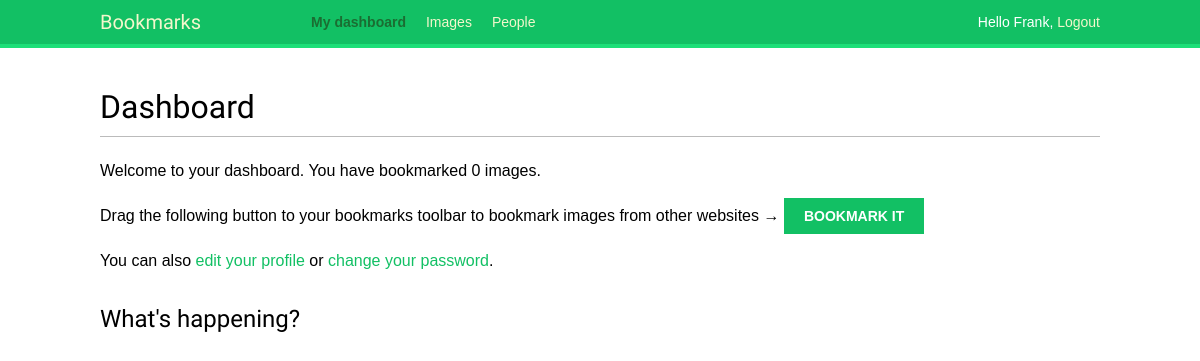
The page /account/ (signed in) on the database as committed earlier.
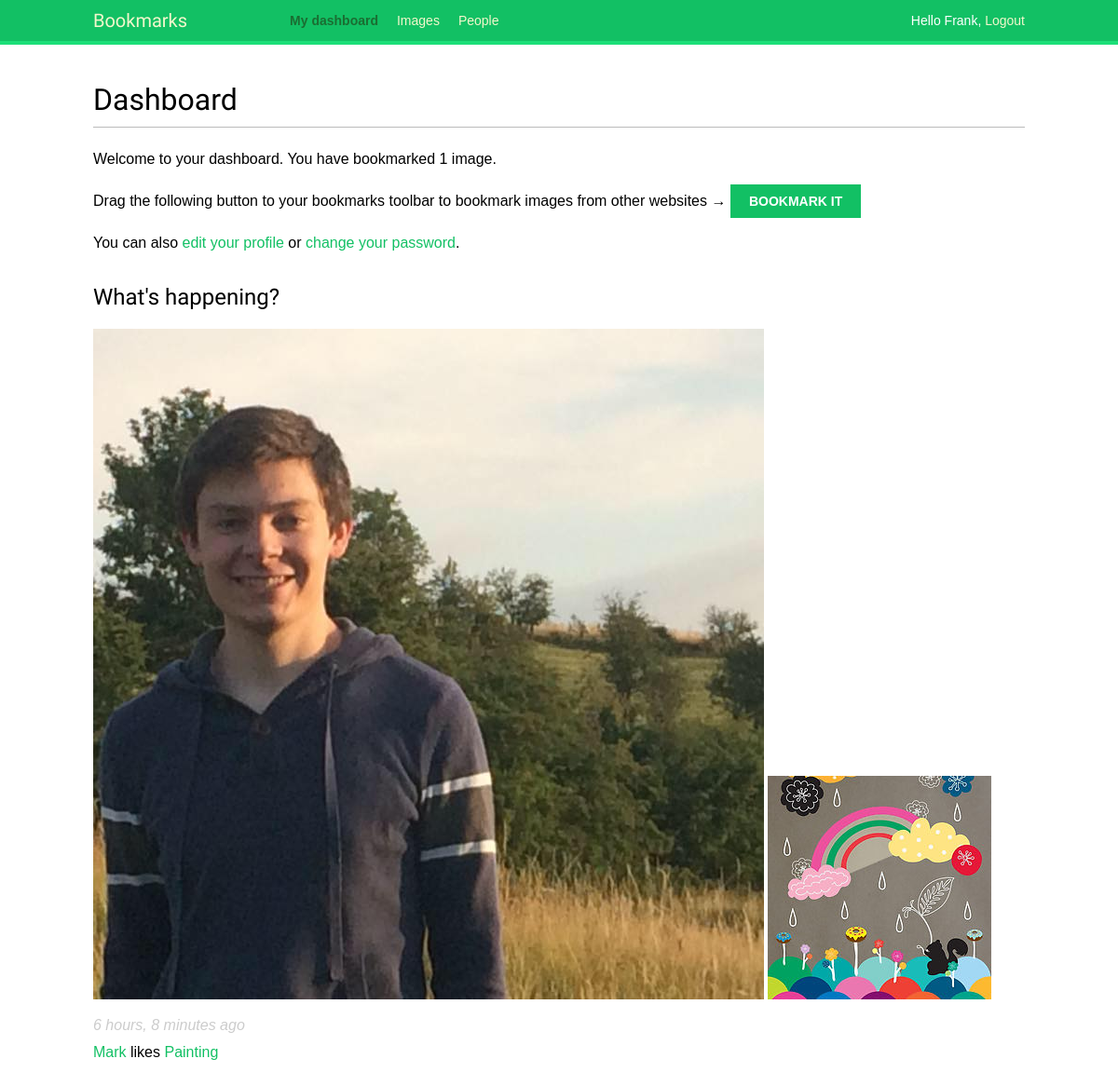
The same page on the database as committed later.
### actions/models.py (models this page shows)
class Action(models.Model):
	user = models.ForeignKey(User,
				related_name='actions',
				db_index=True)
	verb = models.CharField(max_length=255)
	target_ct = models.ForeignKey(ContentType,
					blank=True,
					null=True,
					related_name='target_obj')
	target_id = models.PositiveIntegerField(null=True,
						blank=True,
						db_index=True)
	target = GenericForeignKey('target_ct', 'target_id')
	created = models.DateTimeField(auto_now_add=True,
					db_index=True)
	class Meta:
		ordering = ('-created',)

### images/models.py (models this page shows, shortened)
class Image(models.Model):
	user = models.ForeignKey(settings.AUTH_USER_MODEL,
							related_name='images_created')
	title = models.CharField(max_length=200)
	slug = models.SlugField(max_length=200, blank=True)
	url = models.URLField()
	image = models.ImageField(upload_to='images/%Y/%m/%d')
	description = models.TextField(blank=True)
	created = models.DateField(auto_now_add=True, db_index=True)
	users_like = models.ManyToManyField(settings.AUTH_USER_MODEL,
						related_name='images_liked',
						blank=True)
	total_likes = models.PositiveIntegerField(db_index=True, default=0)
	def __str__(self):
		return self.title
	def get_absolute_url(self):
		return reverse('images:detail', args=[self.id, self.slug])

### account/views.py (the view)
@login_required
def dashboard(request):
	actions = Action.objects.exclude(user=request.user)
	following_ids = request.user.following.values_list('id',flat=True)
	if following_ids:
		actions = actions.filter(user_id__in=following_ids)\
		.select_related('user','user__profile')\
		.prefetch_related('target')
		actions = actions[:10]
		print(actions)
	return render(request, 'account/dashboard.html',
			{'section':'dashboard',
			'actions':actions})

### account/templates/account/dashboard.html (shortened to what this page needs)
{% extends "base.html" %}
{% block content %}
	<h1>Dashboard</h1>
	{% with total_images_created=request.user.images_created.count %}
		<p>
		Welcome to your dashboard. You have bookmarked
		{{ total_images_created }} image{{ total_images_created|pluralize}}.
		</p>
	{% endwith %}
	<p>Drag the following button to your bookmarks toolbar to bookmark images from other websites → <a href="javascript:{% include "bookmarklet_launcher.js" %}" class="button">Bookmark it</a></p>
	<p>You can also <a href="{% url "edit" %}">edit your profile</a> or
	<a href="{% url "password_change" %}">change your password</a>.</p>
<h2>What's happening?</h2>
<div id="action-list">
	{% for action in actions %}
		{% include "actions/action/detail.html" %}
	{% endfor %}
</div>
{% endblock %}

### actions/templates/actions/action/detail.html
{% load thumbnail %}
{% with user=action.user profile=action.user.profile %}
<div class="action">
	<div class="images">
		{% if profile.photo %}
			{% thumbnail user.profile.photo "80x80" crops="100%" as im %}
				<a href="{{ user.get_absolute_url }}">
					<img src="{{ im.url }}" alt="{{ user.get_full_name}}" class="item-img">
				</a>
			{% endthumbnail %}
		{% endif %}
		{% if action.target %}
			{% with target=action.target %}
				{% if target.image %}
					{% thumbnail target.image "80x80" crop="100%" as im %}
						<a href="{{ target.get_absolute_url }}">
							<img src="{{ im.url }}" class="item-img">
						</a>
					{% endthumbnail %}
				{% endif %}
			{% endwith %}
		{% endif %}
	</div>
	<div class="info">
		<p>
			<span class="date">{{ action.created|timesince }} ago</span>
			<br />
			<a href="{{ user.get_absolute_url }}">
				{{ user.first_name }}
			</a>
			{{ action.verb }}
			{% if action.target %}
				{% with target=action.target %}
					<a href="{{ target.get_absolute_url }}">
						{{ target }}
					</a>
				{% endwith %}
			{% endif %}
		</p>
	</div>
</div>
{% endwith %}

Rows that differ between the two databases and show on the page:
added Action: target_id 11 (drawn), created "6 hours, 8 minutes", user.first_name "Mark", verb "likes", target "Painting"
Other text that changed with them:
{{ total_images_created }}: "0" → "1"
